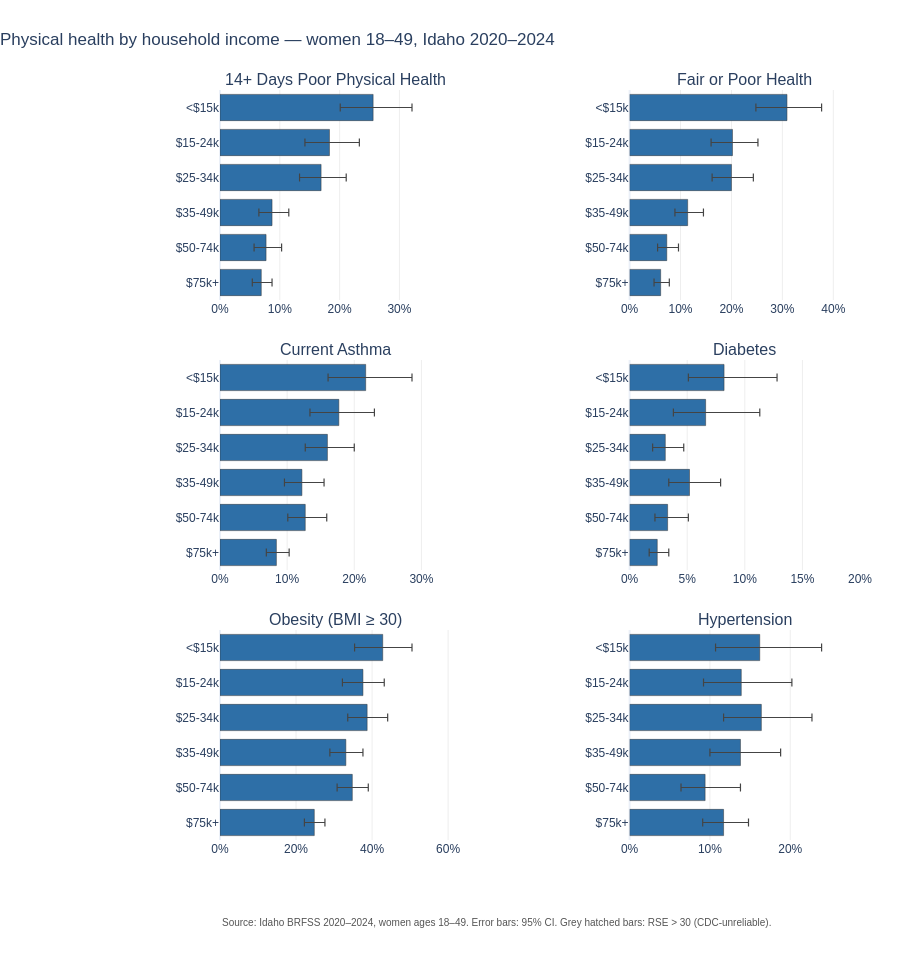

The code cell stored with this chart in its notebook:
### Markdown cell above
## A3. By income

### Code cell
small_multiples(
    df, metrics=PHYS_METRICS,
    group_col='Group', group_order=INCOME_ORDER,
    filters={'Category': 'Income', 'Region': 'Statewide'},
    display_map=INCOME_DISPLAY,
    title='Physical health by household income \u2014 women 18\u201349, Idaho 2020\u20132024',
).show()

### Figure 1 — Plotly figure (JSON) as saved in the notebook; plotly's stock layout.template omitted (floating-point values rounded to 4 significant figures)
{"data": [{"customdata": ["<b>Less than $15k</b><br>25.6% (95% CI 20.1–32.1)<br>n = 282, RSE = 12", "<b>$15,000 - $24,999</b><br>18.3% (95% CI 14.2–23.3)<br>n = 590, RSE = 13", "<b>$25,000 - $34,999</b><br>16.9% (95% CI 13.3–21.1)<br>n = 658, RSE = 12", "<b>$35,000 - $49,999</b><br>8.7% (95% CI 6.5–11.5)<br>n = 720, RSE = 15", "<b>$50,000 - $74,999</b><br>7.7% (95% CI 5.7–10.3)<br>n = 861, RSE = 15", "<b>$75,000+</b><br>6.9% (95% CI 5.4–8.7)<br>n = 1790, RSE = 12"], "error_x": {"array": [6.5, 5.0, 4.2, 2.8, 2.6, 1.8], "arrayminus": [5.5, 4.1, 3.6, 2.2, 2.0, 1.5], "color": "#444", "symmetric": false, "thickness": 1.2, "type": "data", "width": 4}, "hovertemplate": "%{customdata}<extra></extra>", "marker": {"color": ["#2e6fa7", "#2e6fa7", "#2e6fa7", "#2e6fa7", "#2e6fa7", "#2e6fa7"], "line": {"color": "#333", "width": 0.5}, "pattern": {"shape": ["", "", "", "", "", ""], "size": 6, "solidity": 0.3}}, "orientation": "h", "showlegend": false, "type": "bar", "x": [25.6, 18.3, 16.9, 8.7, 7.7, 6.9], "xaxis": "x", "y": ["<$15k", "$15-24k", "$25-34k", "$35-49k", "$50-74k", "$75k+"], "yaxis": "y"}, {"customdata": ["<b>Less than $15k</b><br>30.9% (95% CI 24.8–37.7)<br>n = 289, RSE = 11", "<b>$15,000 - $24,999</b><br>20.2% (95% CI 16.0–25.2)<br>n = 603, RSE = 12", "<b>$25,000 - $34,999</b><br>20.0% (95% CI 16.2–24.3)<br>n = 669, RSE = 10", "<b>$35,000 - $49,999</b><br>11.4% (95% CI 8.9–14.5)<br>n = 726, RSE = 12", "<b>$50,000 - $74,999</b><br>7.3% (95% CI 5.5–9.6)<br>n = 876, RSE = 14", "<b>$75,000+</b><br>6.1% (95% CI 4.8–7.8)<br>n = 1805, RSE = 12"], "error_x": {"array": [6.8, 5.0, 4.3, 3.1, 2.3, 1.7], "arrayminus": [6.1, 4.2, 3.8, 2.5, 1.8, 1.3], "color": "#444", "symmetric": false, "thickness": 1.2, "type": "data", "width": 4}, "hovertemplate": "%{customdata}<extra></extra>", "marker": {"color": ["#2e6fa7", "#2e6fa7", "#2e6fa7", "#2e6fa7", "#2e6fa7", "#2e6fa7"], "line": {"color": "#333", "width": 0.5}, "pattern": {"shape": ["", "", "", "", "", ""], "size": 6, "solidity": 0.3}}, "orientation": "h", "showlegend": false, "type": "bar", "x": [30.9, 20.2, 20.0, 11.4, 7.3, 6.1], "xaxis": "x2", "y": ["<$15k", "$15-24k", "$25-34k", "$35-49k", "$50-74k", "$75k+"], "yaxis": "y2"}, {"customdata": ["<b>Less than $15k</b><br>21.7% (95% CI 16.1–28.6)<br>n = 284, RSE = 15", "<b>$15,000 - $24,999</b><br>17.7% (95% CI 13.4–23.0)<br>n = 599, RSE = 14", "<b>$25,000 - $34,999</b><br>16.0% (95% CI 12.7–20.0)<br>n = 663, RSE = 12", "<b>$35,000 - $49,999</b><br>12.2% (95% CI 9.6–15.5)<br>n = 720, RSE = 12", "<b>$50,000 - $74,999</b><br>12.7% (95% CI 10.1–15.9)<br>n = 868, RSE = 12", "<b>$75,000+</b><br>8.4% (95% CI 6.9–10.3)<br>n = 1799, RSE = 10"], "error_x": {"array": [6.9, 5.3, 4.0, 3.3, 3.2, 1.9], "arrayminus": [5.6, 4.3, 3.3, 2.6, 2.6, 1.5], "color": "#444", "symmetric": false, "thickness": 1.2, "type": "data", "width": 4}, "hovertemplate": "%{customdata}<extra></extra>", "marker": {"color": ["#2e6fa7", "#2e6fa7", "#2e6fa7", "#2e6fa7", "#2e6fa7", "#2e6fa7"], "line": {"color": "#333", "width": 0.5}, "pattern": {"shape": ["", "", "", "", "", ""], "size": 6, "solidity": 0.3}}, "orientation": "h", "showlegend": false, "type": "bar", "x": [21.7, 17.7, 16.0, 12.2, 12.7, 8.4], "xaxis": "x3", "y": ["<$15k", "$15-24k", "$25-34k", "$35-49k", "$50-74k", "$75k+"], "yaxis": "y3"}, {"customdata": ["<b>Less than $15k</b><br>8.2% (95% CI 5.1–12.8)<br>n = 287, RSE = 23", "<b>$15,000 - $24,999</b><br>6.6% (95% CI 3.8–11.3)<br>n = 603, RSE = 28", "<b>$25,000 - $34,999</b><br>3.1% (95% CI 2.0–4.7)<br>n = 670, RSE = 21", "<b>$35,000 - $49,999</b><br>5.2% (95% CI 3.4–7.9)<br>n = 726, RSE = 21", "<b>$50,000 - $74,999</b><br>3.3% (95% CI 2.2–5.1)<br>n = 875, RSE = 22", "<b>$75,000+</b><br>2.4% (95% CI 1.7–3.4)<br>n = 1807, RSE = 18"], "error_x": {"array": [4.6, 4.7, 1.6, 2.7, 1.8, 1.0], "arrayminus": [3.1, 2.8, 1.1, 1.8, 1.1, 0.7], "color": "#444", "symmetric": false, "thickness": 1.2, "type": "data", "width": 4}, "hovertemplate": "%{customdata}<extra></extra>", "marker": {"color": ["#2e6fa7", "#2e6fa7", "#2e6fa7", "#2e6fa7", "#2e6fa7", "#2e6fa7"], "line": {"color": "#333", "width": 0.5}, "pattern": {"shape": ["", "", "", "", "", ""], "size": 6, "solidity": 0.3}}, "orientation": "h", "showlegend": false, "type": "bar", "x": [8.2, 6.6, 3.1, 5.2, 3.3, 2.4], "xaxis": "x4", "y": ["<$15k", "$15-24k", "$25-34k", "$35-49k", "$50-74k", "$75k+"], "yaxis": "y4"}, {"customdata": ["<b>Less than $15k</b><br>42.8% (95% CI 35.4–50.5)<br>n = 251, RSE = 9", "<b>$15,000 - $24,999</b><br>37.6% (95% CI 32.2–43.2)<br>n = 535, RSE = 8", "<b>$25,000 - $34,999</b><br>38.7% (95% CI 33.6–44.1)<br>n = 599, RSE = 7", "<b>$35,000 - $49,999</b><br>33.1% (95% CI 28.9–37.6)<br>n = 657, RSE = 7", "<b>$50,000 - $74,999</b><br>34.8% (95% CI 30.8–39.0)<br>n = 798, RSE = 6", "<b>$75,000+</b><br>24.8% (95% CI 22.2–27.6)<br>n = 1638, RSE = 6"], "error_x": {"array": [7.7, 5.6, 5.4, 4.5, 4.2, 2.8], "arrayminus": [7.4, 5.4, 5.1, 4.2, 4.0, 2.6], "color": "#444", "symmetric": false, "thickness": 1.2, "type": "data", "width": 4}, "hovertemplate": "%{customdata}<extra></extra>", "marker": {"color": ["#2e6fa7", "#2e6fa7", "#2e6fa7", "#2e6fa7", "#2e6fa7", "#2e6fa7"], "line": {"color": "#333", "width": 0.5}, "pattern": {"shape": ["", "", "", "", "", ""], "size": 6, "solidity": 0.3}}, "orientation": "h", "showlegend": false, "type": "bar", "x": [42.8, 37.6, 38.7, 33.1, 34.8, 24.8], "xaxis": "x5", "y": ["<$15k", "$15-24k", "$25-34k", "$35-49k", "$50-74k", "$75k+"], "yaxis": "y5"}, {"customdata": ["<b>Less than $15k</b><br>16.2% (95% CI 10.7–23.9)<br>n = 137, RSE = 21", "<b>$15,000 - $24,999</b><br>13.9% (95% CI 9.2–20.2)<br>n = 246, RSE = 20", "<b>$25,000 - $34,999</b><br>16.4% (95% CI 11.7–22.7)<br>n = 339, RSE = 17", "<b>$35,000 - $49,999</b><br>13.8% (95% CI 10.0–18.8)<br>n = 337, RSE = 16", "<b>$50,000 - $74,999</b><br>9.4% (95% CI 6.4–13.8)<br>n = 379, RSE = 20", "<b>$75,000+</b><br>11.7% (95% CI 9.1–14.8)<br>n = 830, RSE = 12"], "error_x": {"array": [7.7, 6.3, 6.3, 5.0, 4.4, 3.1], "arrayminus": [5.5, 4.7, 4.7, 3.8, 3.0, 2.6], "color": "#444", "symmetric": false, "thickness": 1.2, "type": "data", "width": 4}, "hovertemplate": "%{customdata}<extra></extra>", "marker": {"color": ["#2e6fa7", "#2e6fa7", "#2e6fa7", "#2e6fa7", "#2e6fa7", "#2e6fa7"], "line": {"color": "#333", "width": 0.5}, "pattern": {"shape": ["", "", "", "", "", ""], "size": 6, "solidity": 0.3}}, "orientation": "h", "showlegend": false, "type": "bar", "x": [16.2, 13.9, 16.4, 13.8, 9.4, 11.7], "xaxis": "x6", "y": ["<$15k", "$15-24k", "$25-34k", "$35-49k", "$50-74k", "$75k+"], "yaxis": "y6"}], "layout": {"annotations": [{"font": {"size": 16}, "showarrow": false, "text": "14+ Days Poor Physical Health", "x": 0.18, "xanchor": "center", "xref": "paper", "y": 1.0, "yanchor": "bottom", "yref": "paper"}, {"font": {"size": 16}, "showarrow": false, "text": "Fair or Poor Health", "x": 0.82, "xanchor": "center", "xref": "paper", "y": 1.0, "yanchor": "bottom", "yref": "paper"}, {"font": {"size": 16}, "showarrow": false, "text": "Current Asthma", "x": 0.18, "xanchor": "center", "xref": "paper", "y": 0.64, "yanchor": "bottom", "yref": "paper"}, {"font": {"size": 16}, "showarrow": false, "text": "Diabetes", "x": 0.82, "xanchor": "center", "xref": "paper", "y": 0.64, "yanchor": "bottom", "yref": "paper"}, {"font": {"size": 16}, "showarrow": false, "text": "Obesity (BMI ≥ 30)", "x": 0.18, "xanchor": "center", "xref": "paper", "y": 0.28, "yanchor": "bottom", "yref": "paper"}, {"font": {"size": 16}, "showarrow": false, "text": "Hypertension", "x": 0.82, "xanchor": "center", "xref": "paper", "y": 0.28, "yanchor": "bottom", "yref": "paper"}, {"font": {"color": "#555", "size": 10}, "showarrow": false, "text": "Source: Idaho BRFSS 2020–2024, women ages 18–49. Error bars: 95% CI. Grey hatched bars: RSE > 30 (CDC-unreliable).", "x": 0, "xanchor": "left", "xref": "paper", "y": -0.12, "yref": "paper"}], "bargap": 0.25, "font": {"family": "Helvetica, Arial, sans-serif", "size": 12}, "height": 980, "margin": {"b": 140, "l": 220, "r": 40, "t": 90}, "title": {"text": "Physical health by household income — women 18–49, Idaho 2020–2024", "x": 0, "xanchor": "left"}, "xaxis": {"anchor": "y", "domain": [0.0, 0.36], "gridcolor": "#eee", "range": [0, 38.52], "ticksuffix": "%"}, "xaxis2": {"anchor": "y2", "domain": [0.64, 1.0], "gridcolor": "#eee", "range": [0, 45.24], "ticksuffix": "%"}, "xaxis3": {"anchor": "y3", "domain": [0.0, 0.36], "gridcolor": "#eee", "range": [0, 34.32], "ticksuffix": "%"}, "xaxis4": {"anchor": "y4", "domain": [0.64, 1.0], "gridcolor": "#eee", "range": [0, 20], "ticksuffix": "%"}, "xaxis5": {"anchor": "y5", "domain": [0.0, 0.36], "gridcolor": "#eee", "range": [0, 60.6], "ticksuffix": "%"}, "xaxis6": {"anchor": "y6", "domain": [0.64, 1.0], "gridcolor": "#eee", "range": [0, 28.68], "ticksuffix": "%"}, "yaxis": {"anchor": "x", "autorange": "reversed", "categoryarray": ["<$15k", "$15-24k", "$25-34k", "$35-49k", "$50-74k", "$75k+"], "categoryorder": "array", "domain": [0.72, 1.0]}, "yaxis2": {"anchor": "x2", "autorange": "reversed", "categoryarray": ["<$15k", "$15-24k", "$25-34k", "$35-49k", "$50-74k", "$75k+"], "categoryorder": "array", "domain": [0.72, 1.0]}, "yaxis3": {"anchor": "x3", "autorange": "reversed", "categoryarray": ["<$15k", "$15-24k", "$25-34k", "$35-49k", "$50-74k", "$75k+"], "categoryorder": "array", "domain": [0.36, 0.64]}, "yaxis4": {"anchor": "x4", "autorange": "reversed", "categoryarray": ["<$15k", "$15-24k", "$25-34k", "$35-49k", "$50-74k", "$75k+"], "categoryorder": "array", "domain": [0.36, 0.64]}, "yaxis5": {"anchor": "x5", "autorange": "reversed", "categoryarray": ["<$15k", "$15-24k", "$25-34k", "$35-49k", "$50-74k", "$75k+"], "categoryorder": "array", "domain": [0.0, 0.28]}, "yaxis6": {"anchor": "x6", "autorange": "reversed", "categoryarray": ["<$15k", "$15-24k", "$25-34k", "$35-49k", "$50-74k", "$75k+"], "categoryorder": "array", "domain": [0.0, 0.28]}}}
